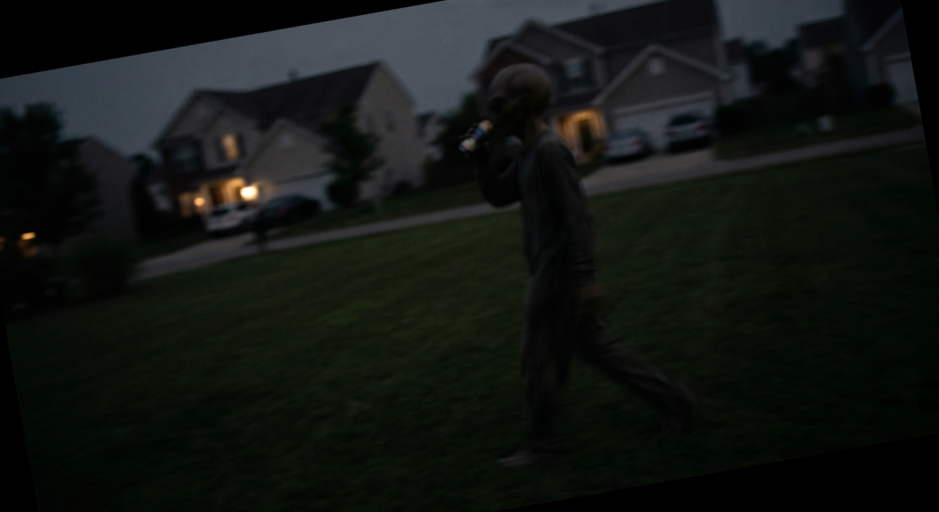
#> input picture subsets/subset_1/01_original_affine_rotation_10deg_gaussian_sigma_1.0.png, 2816 x 1536 px, given in place of HW1_IMG_CS898BA.png, which was not available (shown at 1/3 size)
$ python main.py   (older library calls are emulated)
#> lines starting #> are read from the running program, lines starting #| are printed output that depends on the picture; after the words box and inside, x2 and y2 are one past the last pixel; in counts of white or black regions, pixels touching at a corner belong together; long printed decimals are rounded; pictures that were not available may be replaced by others from this repository, and a replacement may not be noted
import cv2
import numpy as np
import pandas as pd
from scipy import stats
from scipy.stats import skew
from pathlib import Path

# File paths
INPUT_IMAGE_PATH = Path("input/HW1_IMG_CS898BA.png")
OUTPUT_DIR = Path("output")
OUTPUT_DIR.mkdir(exist_ok=True)

# Load image using OpenCV
# OpenCV loads color images in BGR order by default
image_bgr = cv2.imread(str(INPUT_IMAGE_PATH))
#> image_bgr is the input picture: shape (1536, 2816, 3); mean B, G, R 18.9, 21.8, 18.3

if image_bgr is None:
    raise FileNotFoundError(f"Could not load image from {INPUT_IMAGE_PATH}")

# Convert BGR to RGB so the channel names are easier to understand
image_rgb = cv2.cvtColor(image_bgr, cv2.COLOR_BGR2RGB)

channel_names = ["Red", "Green", "Blue"]
statistics_rows = []

for index, channel_name in enumerate(channel_names):
    channel = image_rgb[:, :, index]
    pixel_values = channel.flatten()

    minimum = np.min(pixel_values)
    maximum = np.max(pixel_values)
    mean = np.mean(pixel_values)
    median = np.median(pixel_values)
    mode = stats.mode(pixel_values, keepdims=True).mode[0]
    skewness = skew(pixel_values)
    pixel_range = maximum - minimum
    standard_deviation = np.std(pixel_values)
    variance = np.var(pixel_values)

    statistics_rows.append({
        "Channel": channel_name,
        "Minimum": minimum,
        "Maximum": maximum,
        "Mean": mean,
        "Median": median,
        "Mode": mode,
        "Skewness": skewness,
        "Range": pixel_range,
        "Standard Deviation": standard_deviation,
        "Variance": variance
    })
#> this loop made 3 passes
#> (mean, median, skewness, standard_deviation, variance) on passes 1 to 3: (18.32, 11, 2.4, 21.38, 456.9), (21.84, 15, 1.95, 21.2, 449.5), (18.89, 10, 1.99, 24.25, 587.8)
#> after the loop, statistics_rows = 3 items

# Convert results to a table
statistics_df = pd.DataFrame(statistics_rows)
#> statistics_df = table of 3 rows and 10 columns


print("\nImage Statistics by RGB Channel")
print(statistics_df.to_string(index=False))
#| Channel  Minimum  Maximum      Mean  Median  Mode  Skewness  Range  Standard Deviation   Variance
#|     Red        0      255 18.322    11.0     0  2.404    255           21.375 456.896
#|   Green        0      255 21.836    15.0     0  1.946    255           21.202 449.516
#|    Blue        0      255 18.894    10.0     0  1.989    255           24.246 587.846


csv_path = OUTPUT_DIR / "image_statistics.csv"
statistics_df.to_csv(csv_path, index=False)

print(f"\nStatistics saved to: {csv_path}")

# -----------------------------
# Part 2 - Image Conversions
# -----------------------------

# Save original image
cv2.imwrite(str(OUTPUT_DIR / "01_original.png"), image_bgr)

# Grayscale
grayscale = cv2.cvtColor(image_bgr, cv2.COLOR_BGR2GRAY)
cv2.imwrite(str(OUTPUT_DIR / "02_grayscale.png"), grayscale)

# Binary image
_, binary = cv2.threshold(grayscale, 80, 255, cv2.THRESH_BINARY)
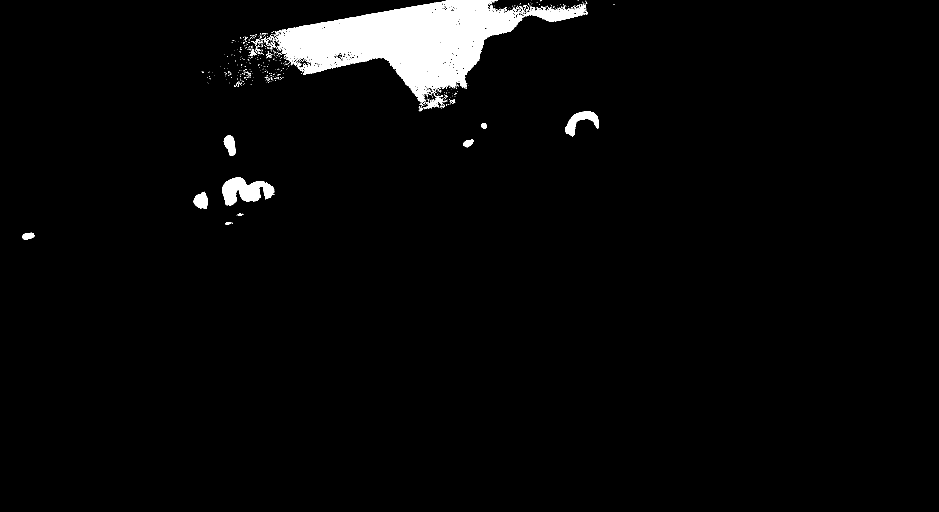
#> binary: shape (1536, 2816) (shown at 1/3 size); 3.1% white; 597 white regions (551 under 20 px), largest, box (x1, y1, x2, y2) and area: (825, 0, 1763, 309) 113364, (666, 532, 823, 618) 7827, (1695, 334, 1797, 411) 3099
cv2.imwrite(str(OUTPUT_DIR / "03_binary.png"), binary)

# HSV
hsv = cv2.cvtColor(image_bgr, cv2.COLOR_BGR2HSV)
#> hsv: shape (1536, 2816, 3); mean H, S, V 61.8, 89.3, 23.5
cv2.imwrite(str(OUTPUT_DIR / "04_hsv.png"), hsv)

# LAB (CIELAB)
lab = cv2.cvtColor(image_bgr, cv2.COLOR_BGR2LAB)
#> lab: shape (1536, 2816, 3); mean of channels 0, 1, 2 19.6, 126.3, 128.9
cv2.imwrite(str(OUTPUT_DIR / "05_lab.png"), lab)

# HLS
hls = cv2.cvtColor(image_bgr, cv2.COLOR_BGR2HLS)
#> hls: shape (1536, 2816, 3); mean of channels 0, 1, 2 61.8, 20.1, 59.6
cv2.imwrite(str(OUTPUT_DIR / "06_hls.png"), hls)

# Histogram Equalization on V channel
hsv_equalized = hsv.copy()
hsv_equalized[:, :, 2] = cv2.equalizeHist(hsv_equalized[:, :, 2])
#> hsv_equalized: shape (1536, 2816, 3); mean H, S, V 61.8, 89.3, 119.1

equalized_bgr = cv2.cvtColor(hsv_equalized, cv2.COLOR_HSV2BGR)
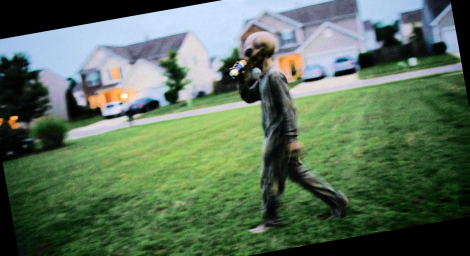
#> equalized_bgr: shape (1536, 2816, 3) (shown at 1/6 size); mean B, G, R 89.6, 112.6, 90.5

cv2.imwrite(
    str(OUTPUT_DIR / "07_hsv_equalized_rgb.png"),
    equalized_bgr
)

print("\nColor conversion images saved successfully.")

# -----------------------------
# Part 2 - Affine Transformations
# -----------------------------

base_image_files = [
    "01_original.png",
    "02_grayscale.png",
    "03_binary.png",
    "04_hsv.png",
    "05_lab.png",
    "06_hls.png",
    "07_hsv_equalized_rgb.png"
]

rotation_angles = [10, 20, 30, 40, 50, 60, 70]

translations = [
    (10, 5),
    (20, 10),
    (30, 15),
    (40, 20),
    (50, 25),
    (60, 30),
    (70, 35)
]

for index, file_name in enumerate(base_image_files):
    image_path = OUTPUT_DIR / file_name
    img = cv2.imread(str(image_path), cv2.IMREAD_UNCHANGED)

    if img is None:
        print(f"Could not load {file_name}")
        continue

    height, width = img.shape[:2]

    angle = rotation_angles[index]
    tx, ty = translations[index]

    # Transformation 1: unique rotation
    rotation_matrix = cv2.getRotationMatrix2D((width / 2, height / 2), angle, 1.0)
    rotated = cv2.warpAffine(img, rotation_matrix, (width, height))
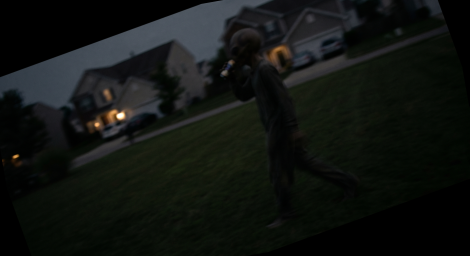
#> rotated: shape (1536, 2816, 3) (shown at 1/6 size); mean B, G, R 17.4, 20.3, 17.1
    cv2.imwrite(str(OUTPUT_DIR / f"{file_name[:-4]}_affine_rotation_{angle}deg.png"), rotated)

    # Transformation 2: unique translation
    translation_matrix = np.float32([[1, 0, tx], [0, 1, ty]])
    translated = cv2.warpAffine(img, translation_matrix, (width, height))
    cv2.imwrite(str(OUTPUT_DIR / f"{file_name[:-4]}_affine_translation_{tx}_{ty}.png"), translated)
#> pass 2 of the loop `for index, file_name in enumerate(base_image_files):`:
#> `rotated = cv2.warpAffine(img, rotation_matrix, (width, height))`:
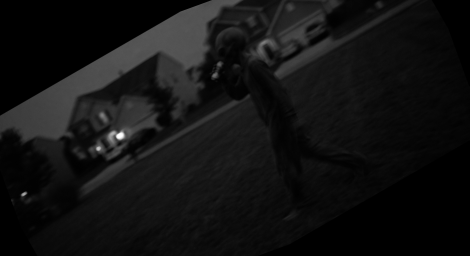
#> rotated: shape (1536, 2816) (shown at 1/6 size); min 0, max 255, mean 18.3
#> translated: shape (1536, 2816)
#> pass 3 of the loop `for index, file_name in enumerate(base_image_files):`:
#> `rotated = cv2.warpAffine(img, rotation_matrix, (width, height))`:
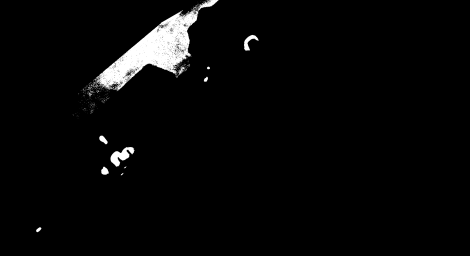
#> rotated: shape (1536, 2816) (shown at 1/6 size); min 0, max 255, mean 7.8
#> the loop made 7 passes; the first 3 are shown

print("\nUnique affine transformation images saved successfully.")

# -----------------------------
# Part 2 - Gaussian Blur
# -----------------------------

all_image_files = [
    file.name for file in OUTPUT_DIR.glob("*.png")
    if "gaussian" not in file.name
]
#> all_image_files = []

sigma_values = [0.5, 1.0, 1.5, 2.0, 2.5, 3.0, 3.5]

for file_name in all_image_files:
    image_path = OUTPUT_DIR / file_name
    img = cv2.imread(str(image_path), cv2.IMREAD_UNCHANGED)

    if img is None:
        print(f"Could not load {file_name}")
        continue

    for sigma in sigma_values:
        blurred = cv2.GaussianBlur(img, (0, 0), sigmaX=sigma)
        output_name = f"{file_name[:-4]}_gaussian_sigma_{sigma}.png"
        cv2.imwrite(str(OUTPUT_DIR / output_name), blurred)

print("\nGaussian blur images saved successfully.")

# -----------------------------
# Part 3 - Create Random Subsets
# -----------------------------

import random
import shutil

SUBSET_DIR = Path("subsets")
SUBSET_DIR.mkdir(exist_ok=True)

all_images = list(OUTPUT_DIR.glob("*.png"))

random.seed(42)
random.shuffle(all_images)

subset_size = 42

for i in range(4):
    subset_folder = SUBSET_DIR / f"subset_{i + 1}"
    subset_folder.mkdir(exist_ok=True)

    start_index = i * subset_size
    end_index = start_index + subset_size

    subset_images = all_images[start_index:end_index]

    for image_path in subset_images:
        destination = subset_folder / image_path.name
        shutil.copy(image_path, destination)

print("\nCreated 4 subsets with 42 images each.")

# -----------------------------
# Part 3 - Edge Detection
# -----------------------------

EDGE_OUTPUT_DIR = Path("edge_outputs")
EDGE_OUTPUT_DIR.mkdir(exist_ok=True)

SELECTED_SUBSET = Path("subsets/subset_1")

def convert_to_gray(img):
    if len(img.shape) == 2:
        return img
    return cv2.cvtColor(img, cv2.COLOR_BGR2GRAY)

def sobel_edge(img):
    gray = convert_to_gray(img)
    sobel_x = cv2.Sobel(gray, cv2.CV_64F, 1, 0, ksize=3)
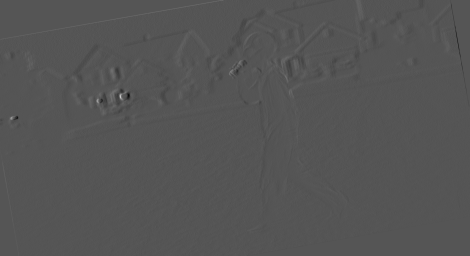
#> sobel_x: shape (1536, 2816) float64 (shown at 1/6 size); min -120, max 239, mean 0; drawn with min black and max white
    sobel_y = cv2.Sobel(gray, cv2.CV_64F, 0, 1, ksize=3)
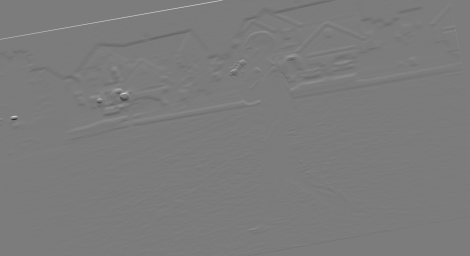
#> sobel_y: shape (1536, 2816) float64 (shown at 1/6 size); min -235, max 247, mean -0.1; drawn with min black and max white
    combined = cv2.magnitude(sobel_x, sobel_y)
    return cv2.convertScaleAbs(combined)

def laplacian_edge(img):
    gray = convert_to_gray(img)
    laplacian = cv2.Laplacian(gray, cv2.CV_64F)
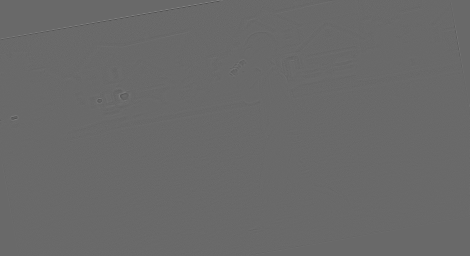
#> laplacian: shape (1536, 2816) float64 (shown at 1/6 size); min -22, max 31, mean 0; drawn with min black and max white
    return cv2.convertScaleAbs(laplacian)

def canny_edge(img):
    gray = convert_to_gray(img)
    return cv2.Canny(gray, 50, 150)
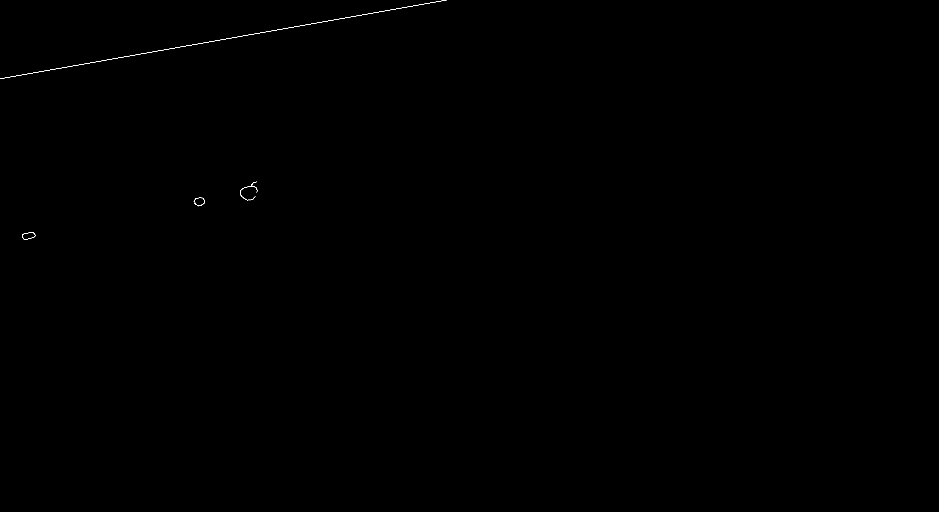
#> returned value: shape (1536, 2816) (shown at 1/3 size); 0.04% white in thin lines or dots, all inside (x1, y1, x2, y2) = (0, 0, 1339, 718)

def prewitt_edge(img):
    gray = convert_to_gray(img)

    kernel_x = np.array([
        [-1, 0, 1],
        [-1, 0, 1],
        [-1, 0, 1]
    ])

    kernel_y = np.array([
        [1, 1, 1],
        [0, 0, 0],
        [-1, -1, -1]
    ])

    edge_x = cv2.filter2D(gray, -1, kernel_x)
    edge_y = cv2.filter2D(gray, -1, kernel_y)

    return cv2.addWeighted(edge_x, 0.5, edge_y, 0.5, 0)

for image_path in SELECTED_SUBSET.glob("*.png"):
    img = cv2.imread(str(image_path), cv2.IMREAD_UNCHANGED)

    if img is None:
        print(f"Could not load {image_path.name}")
        continue

    base_name = image_path.stem

    cv2.imwrite(str(EDGE_OUTPUT_DIR / f"{base_name}_input.png"), img)
    cv2.imwrite(str(EDGE_OUTPUT_DIR / f"{base_name}_sobel.png"), sobel_edge(img))
    cv2.imwrite(str(EDGE_OUTPUT_DIR / f"{base_name}_laplacian.png"), laplacian_edge(img))
    cv2.imwrite(str(EDGE_OUTPUT_DIR / f"{base_name}_canny.png"), canny_edge(img))
    cv2.imwrite(str(EDGE_OUTPUT_DIR / f"{base_name}_prewitt.png"), prewitt_edge(img))
#> pass 2 of the loop `for image_path in SELECTED_SUBSET.glob("*.png"):`:
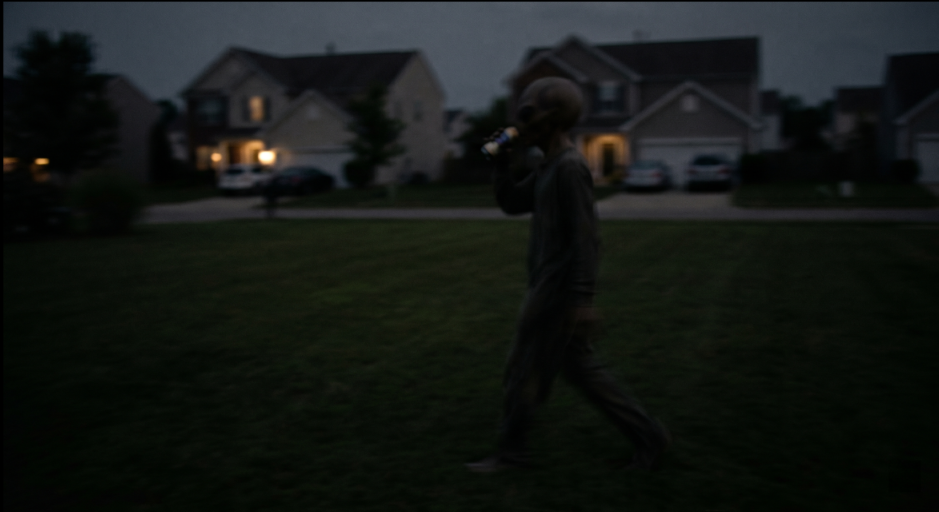
#> input picture subsets/subset_1/01_original_affine_translation_10_5_gaussian_sigma_1.0.png, 2816 x 1536 px (shown at 1/3 size)
#> img is the input picture: shape (1536, 2816, 3); mean B, G, R 21.8, 24.6, 20.5
#> in canny_edge (call 2), `return cv2.Canny(gray, 50, 150)`:
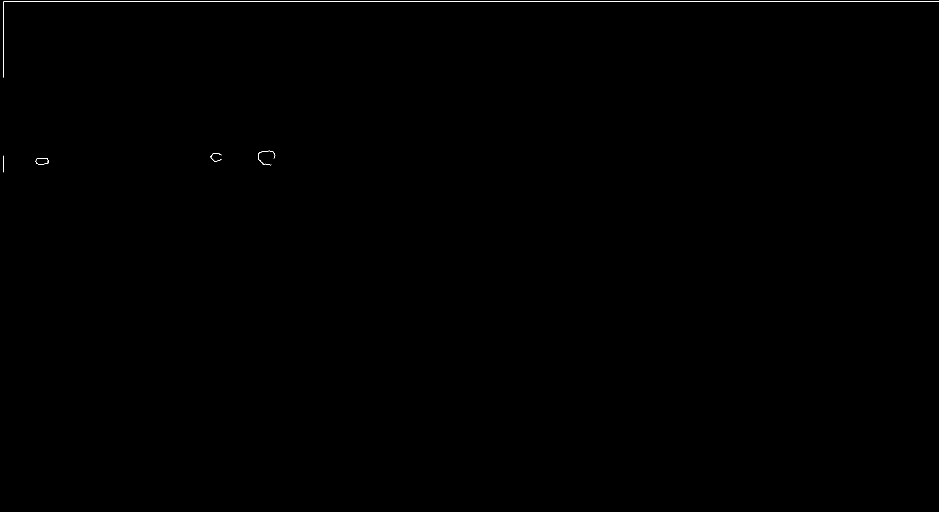
#> returned value: shape (1536, 2816) (shown at 1/3 size); 0.08% white in thin lines or dots, all inside (x1, y1, x2, y2) = (9, 4, 2816, 517)
#> pass 3 of the loop `for image_path in SELECTED_SUBSET.glob("*.png"):`:
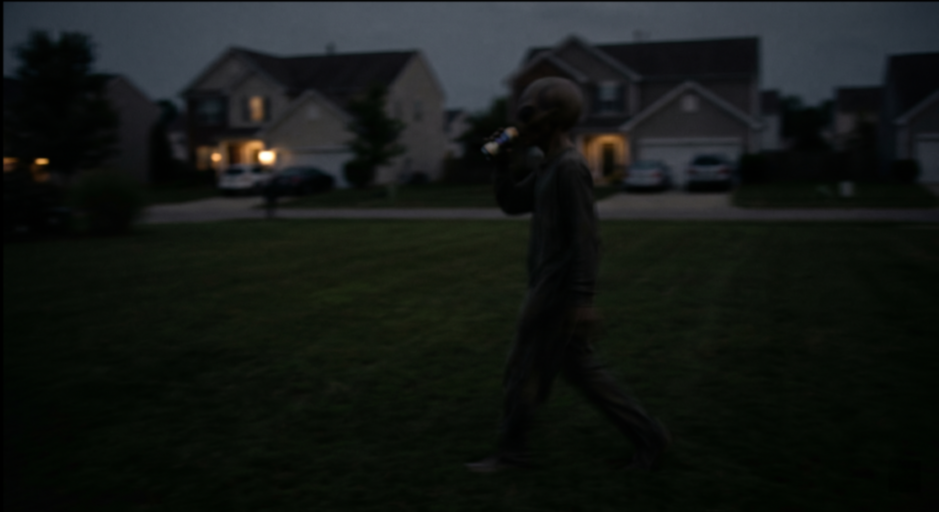
#> input picture subsets/subset_1/01_original_affine_translation_10_5_gaussian_sigma_2.0.png, 2816 x 1536 px (shown at 1/3 size)
#> img is the input picture: shape (1536, 2816, 3); mean B, G, R 21.8, 24.6, 20.5
#> in laplacian_edge (call 3), `return cv2.convertScaleAbs(laplacian)`:
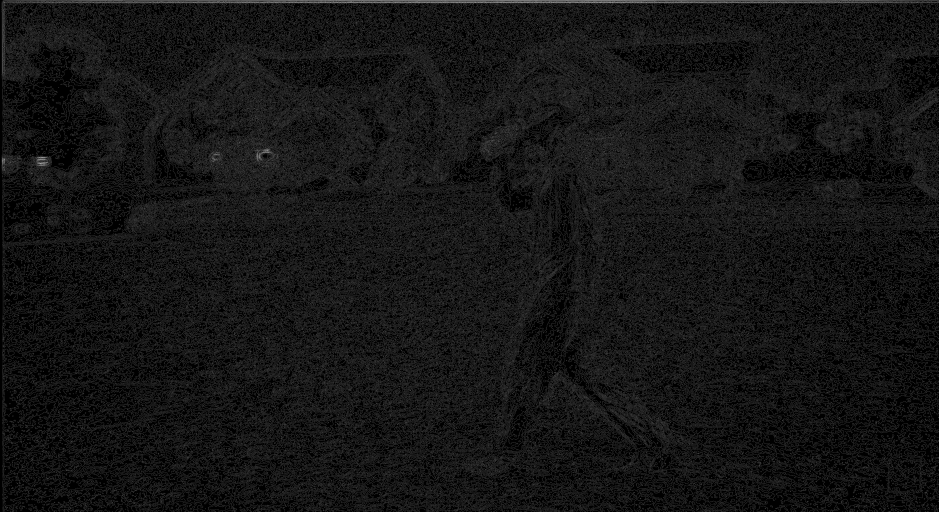
#> returned value: shape (1536, 2816) (shown at 1/3 size); min 0, max 9, mean 0.75; drawn with min black and max white

print("\nEdge detection images saved successfully.")

# -----------------------------
# Create Comparison Plots
# -----------------------------

import matplotlib.pyplot as plt

COMPARISON_PLOTS_DIR = Path("plots/comparison_plots")
COMPARISON_PLOTS_DIR.mkdir(parents=True, exist_ok=True)

input_files = sorted(EDGE_OUTPUT_DIR.glob("*_input.png"))

for input_file in input_files:
    base_name = input_file.stem.replace("_input", "")

    sobel_file = EDGE_OUTPUT_DIR / f"{base_name}_sobel.png"
    laplacian_file = EDGE_OUTPUT_DIR / f"{base_name}_laplacian.png"
    canny_file = EDGE_OUTPUT_DIR / f"{base_name}_canny.png"
    prewitt_file = EDGE_OUTPUT_DIR / f"{base_name}_prewitt.png"

    input_img = cv2.imread(str(input_file))
    sobel_img = cv2.imread(str(sobel_file), cv2.IMREAD_GRAYSCALE)
    laplacian_img = cv2.imread(str(laplacian_file), cv2.IMREAD_GRAYSCALE)
    canny_img = cv2.imread(str(canny_file), cv2.IMREAD_GRAYSCALE)
    prewitt_img = cv2.imread(str(prewitt_file), cv2.IMREAD_GRAYSCALE)

    fig = plt.figure(figsize=(12, 9))
    fig.patch.set_facecolor("#1e1e1e")

    plt.suptitle(
        f"Pipeline Trajectory:\n{base_name}",
        color="cyan",
        fontsize=12
    )

    images = [
        (sobel_img, "Sobel Edge", "gray", 2),
        (laplacian_img, "Laplacian Edge", "gray", 4),
        (input_img, "Input Image", None, 5),
        (canny_img, "Canny Edge", "gray", 6),
        (prewitt_img, "Prewitt Edge", "gray", 8),
    ]

    for img, title, cmap, position in images:
        ax = plt.subplot(3, 3, position)
        ax.set_facecolor("#1e1e1e")

        if img is None:
            ax.text(0.5, 0.5, "Image missing", color="white", ha="center")
        elif cmap == "gray":
            ax.imshow(img, cmap="gray")
        else:
            ax.imshow(cv2.cvtColor(img, cv2.COLOR_BGR2RGB))

        ax.set_title(title, color="white")
        ax.axis("off")

    plt.tight_layout()

    plot_path = COMPARISON_PLOTS_DIR / f"{base_name}_comparison.png"
    plt.savefig(plot_path, facecolor=fig.get_facecolor())
    plt.close()

print("\nCreated 42 comparison plots successfully.")
